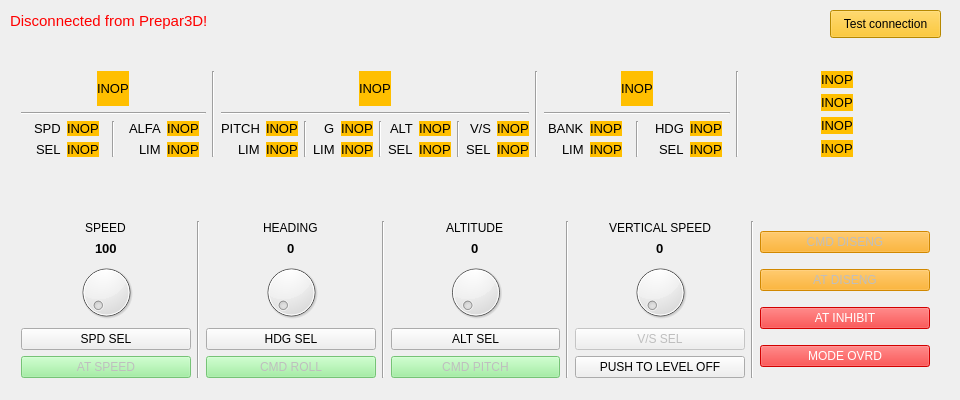
<?xml version="1.0" encoding="UTF-8"?>
<ui version="4.0">
 <class>AFCS_UIClass</class>
 <widget class="QWidget" name="AFCS_UIClass">
  <property name="geometry">
   <rect>
    <x>0</x>
    <y>0</y>
    <width>960</width>
    <height>400</height>
   </rect>
  </property>
  <property name="windowTitle">
   <string>AFCS</string>
  </property>
  <widget class="QLabel" name="CONNECTION_STATUS_LABEL">
   <property name="geometry">
    <rect>
     <x>10</x>
     <y>10</y>
     <width>241</width>
     <height>21</height>
    </rect>
   </property>
   <property name="font">
    <font>
     <pointsize>11</pointsize>
    </font>
   </property>
   <property name="styleSheet">
    <string notr="true">QLabel {color: red}</string>
   </property>
   <property name="text">
    <string>Disconnected from Prepar3D!</string>
   </property>
  </widget>
  <widget class="QWidget" name="horizontalLayoutWidget">
   <property name="geometry">
    <rect>
     <x>10</x>
     <y>60</y>
     <width>931</width>
     <height>108</height>
    </rect>
   </property>
   <layout class="QHBoxLayout" name="FMA_HORIZONTAL_LAYOUT">
    <item>
     <layout class="QVBoxLayout" name="AT_PARAMETERS_VERTICAL_LAYOUT">
      <item alignment="Qt::AlignHCenter">
       <widget class="QLabel" name="AT_MODE_LABEL">
        <property name="font">
         <font>
          <pointsize>10</pointsize>
         </font>
        </property>
        <property name="styleSheet">
         <string notr="true">QLabel {background-color: #FFBF00}</string>
        </property>
        <property name="text">
         <string>INOP</string>
        </property>
        <property name="margin">
         <number>5</number>
        </property>
       </widget>
      </item>
      <item>
       <widget class="Line" name="AT_PARAMETERS_LINE">
        <property name="font">
         <font>
          <pointsize>8</pointsize>
         </font>
        </property>
        <property name="orientation">
         <enum>Qt::Horizontal</enum>
        </property>
       </widget>
      </item>
      <item>
       <layout class="QHBoxLayout" name="SPD_ALFA_HORIZONTAL_LAYOUT">
        <item>
         <layout class="QVBoxLayout" name="SPD_TEXT_VERTICAL_LAYOUT">
          <item alignment="Qt::AlignRight">
           <widget class="QLabel" name="SPD_TEXT_LABEL">
            <property name="font">
             <font>
              <pointsize>10</pointsize>
             </font>
            </property>
            <property name="text">
             <string>SPD</string>
            </property>
           </widget>
          </item>
          <item alignment="Qt::AlignRight">
           <widget class="QLabel" name="SPD_SEL_TEXT_LABEL">
            <property name="font">
             <font>
              <pointsize>10</pointsize>
             </font>
            </property>
            <property name="text">
             <string>SEL</string>
            </property>
           </widget>
          </item>
         </layout>
        </item>
        <item>
         <layout class="QVBoxLayout" name="SPD_VAL_VERTICAL_LAYOUT">
          <item alignment="Qt::AlignLeft">
           <widget class="QLabel" name="SPD_VAL_LABEL">
            <property name="font">
             <font>
              <pointsize>10</pointsize>
             </font>
            </property>
            <property name="styleSheet">
             <string notr="true">QLabel {background-color: #FFBF00}</string>
            </property>
            <property name="text">
             <string>INOP</string>
            </property>
           </widget>
          </item>
          <item alignment="Qt::AlignLeft">
           <widget class="QLabel" name="SPD_SEL_VAL_LABEL">
            <property name="font">
             <font>
              <pointsize>10</pointsize>
             </font>
            </property>
            <property name="styleSheet">
             <string notr="true">QLabel {background-color: #FFBF00}</string>
            </property>
            <property name="text">
             <string>INOP</string>
            </property>
           </widget>
          </item>
         </layout>
        </item>
        <item>
         <widget class="Line" name="SPD_ALFA_LINE">
          <property name="orientation">
           <enum>Qt::Vertical</enum>
          </property>
         </widget>
        </item>
        <item>
         <layout class="QVBoxLayout" name="ALFA_TEXT_VERTICAL_LAYOUT">
          <item alignment="Qt::AlignRight">
           <widget class="QLabel" name="ALFA_TEXT_LABEL">
            <property name="font">
             <font>
              <pointsize>10</pointsize>
             </font>
            </property>
            <property name="text">
             <string>ALFA</string>
            </property>
           </widget>
          </item>
          <item alignment="Qt::AlignRight">
           <widget class="QLabel" name="ALFA_LIM_TEXT_LABEL">
            <property name="font">
             <font>
              <pointsize>10</pointsize>
             </font>
            </property>
            <property name="text">
             <string>LIM</string>
            </property>
           </widget>
          </item>
         </layout>
        </item>
        <item>
         <layout class="QVBoxLayout" name="ALFA_VAL_VERTICAL_LAYOUT">
          <item alignment="Qt::AlignLeft">
           <widget class="QLabel" name="ALFA_VAL_LABEL">
            <property name="font">
             <font>
              <pointsize>10</pointsize>
             </font>
            </property>
            <property name="styleSheet">
             <string notr="true">QLabel {background-color: #FFBF00}</string>
            </property>
            <property name="text">
             <string>INOP</string>
            </property>
           </widget>
          </item>
          <item alignment="Qt::AlignLeft">
           <widget class="QLabel" name="ALFA_LIM_VAL_LABEL">
            <property name="font">
             <font>
              <pointsize>10</pointsize>
             </font>
            </property>
            <property name="styleSheet">
             <string notr="true">QLabel {background-color: #FFBF00}</string>
            </property>
            <property name="text">
             <string>INOP</string>
            </property>
           </widget>
          </item>
         </layout>
        </item>
       </layout>
      </item>
     </layout>
    </item>
    <item>
     <widget class="Line" name="AT_PITCH_LINE">
      <property name="orientation">
       <enum>Qt::Vertical</enum>
      </property>
     </widget>
    </item>
    <item>
     <layout class="QVBoxLayout" name="PITCH_PARAMETERS_VERTICAL_LAYOUT">
      <item alignment="Qt::AlignHCenter">
       <widget class="QLabel" name="PITCH_MODE_LABEL">
        <property name="font">
         <font>
          <pointsize>10</pointsize>
         </font>
        </property>
        <property name="styleSheet">
         <string notr="true">QLabel {background-color: #FFBF00}</string>
        </property>
        <property name="text">
         <string>INOP</string>
        </property>
        <property name="margin">
         <number>5</number>
        </property>
       </widget>
      </item>
      <item>
       <widget class="Line" name="PITCH_PARAMETERS_LINE">
        <property name="orientation">
         <enum>Qt::Horizontal</enum>
        </property>
       </widget>
      </item>
      <item>
       <layout class="QHBoxLayout" name="PITCH_G_ALT_VS_HORIZONTAL_LAYOUT">
        <item>
         <layout class="QVBoxLayout" name="PITCH_TEXT_VERTICAL_LAYOUT">
          <item alignment="Qt::AlignRight">
           <widget class="QLabel" name="PITCH_TEXT_LABEL">
            <property name="font">
             <font>
              <pointsize>10</pointsize>
             </font>
            </property>
            <property name="text">
             <string>PITCH</string>
            </property>
           </widget>
          </item>
          <item alignment="Qt::AlignRight">
           <widget class="QLabel" name="PITCH_LIM_TEXT_LABEL">
            <property name="font">
             <font>
              <pointsize>10</pointsize>
             </font>
            </property>
            <property name="text">
             <string>LIM</string>
            </property>
           </widget>
          </item>
         </layout>
        </item>
        <item>
         <layout class="QVBoxLayout" name="PITCH_VAL_VERTICAL_LAYOUT">
          <item alignment="Qt::AlignLeft">
           <widget class="QLabel" name="PITCH_VAL_LABEL">
            <property name="font">
             <font>
              <pointsize>10</pointsize>
             </font>
            </property>
            <property name="styleSheet">
             <string notr="true">QLabel {background-color: #FFBF00}</string>
            </property>
            <property name="text">
             <string>INOP</string>
            </property>
           </widget>
          </item>
          <item alignment="Qt::AlignLeft">
           <widget class="QLabel" name="PITCH_LIM_VAL_LABEL">
            <property name="font">
             <font>
              <pointsize>10</pointsize>
             </font>
            </property>
            <property name="styleSheet">
             <string notr="true">QLabel {background-color: #FFBF00}</string>
            </property>
            <property name="text">
             <string>INOP</string>
            </property>
           </widget>
          </item>
         </layout>
        </item>
        <item>
         <widget class="Line" name="PITCH_G_LINE">
          <property name="orientation">
           <enum>Qt::Vertical</enum>
          </property>
         </widget>
        </item>
        <item>
         <layout class="QVBoxLayout" name="G_TEXT_VERTICAL_LAYOUT">
          <item alignment="Qt::AlignRight">
           <widget class="QLabel" name="G_TEXT_LABEL">
            <property name="font">
             <font>
              <pointsize>10</pointsize>
             </font>
            </property>
            <property name="text">
             <string>G</string>
            </property>
           </widget>
          </item>
          <item alignment="Qt::AlignRight">
           <widget class="QLabel" name="G_LIM_TEXT_LABEL">
            <property name="font">
             <font>
              <pointsize>10</pointsize>
             </font>
            </property>
            <property name="text">
             <string>LIM</string>
            </property>
           </widget>
          </item>
         </layout>
        </item>
        <item>
         <layout class="QVBoxLayout" name="G_VAL_VERTICAL_LAYOUT">
          <item alignment="Qt::AlignLeft">
           <widget class="QLabel" name="G_VAL_LABEL">
            <property name="font">
             <font>
              <pointsize>10</pointsize>
             </font>
            </property>
            <property name="styleSheet">
             <string notr="true">QLabel {background-color: #FFBF00}</string>
            </property>
            <property name="text">
             <string>INOP</string>
            </property>
           </widget>
          </item>
          <item alignment="Qt::AlignLeft">
           <widget class="QLabel" name="G_LIM_VAL_LABEL">
            <property name="font">
             <font>
              <pointsize>10</pointsize>
             </font>
            </property>
            <property name="styleSheet">
             <string notr="true">QLabel {background-color: #FFBF00}</string>
            </property>
            <property name="text">
             <string>INOP</string>
            </property>
           </widget>
          </item>
         </layout>
        </item>
        <item>
         <widget class="Line" name="G_ALT_LINE">
          <property name="orientation">
           <enum>Qt::Vertical</enum>
          </property>
         </widget>
        </item>
        <item>
         <layout class="QVBoxLayout" name="ALT_TEXT_VERTICAL_LAYOUT">
          <item alignment="Qt::AlignRight">
           <widget class="QLabel" name="ALT_TEXT_LABEL">
            <property name="font">
             <font>
              <pointsize>10</pointsize>
             </font>
            </property>
            <property name="text">
             <string>ALT</string>
            </property>
           </widget>
          </item>
          <item alignment="Qt::AlignRight">
           <widget class="QLabel" name="ALT_SEL_TEXT_LABEL">
            <property name="font">
             <font>
              <pointsize>10</pointsize>
             </font>
            </property>
            <property name="text">
             <string>SEL</string>
            </property>
           </widget>
          </item>
         </layout>
        </item>
        <item>
         <layout class="QVBoxLayout" name="ALT_VAL_VERTICAL_LAYOUT">
          <item alignment="Qt::AlignLeft">
           <widget class="QLabel" name="ALT_VAL_LABEL">
            <property name="font">
             <font>
              <pointsize>10</pointsize>
             </font>
            </property>
            <property name="styleSheet">
             <string notr="true">QLabel {background-color: #FFBF00}</string>
            </property>
            <property name="text">
             <string>INOP</string>
            </property>
           </widget>
          </item>
          <item alignment="Qt::AlignLeft">
           <widget class="QLabel" name="ALT_SEL_VAL_LABEL">
            <property name="font">
             <font>
              <pointsize>10</pointsize>
             </font>
            </property>
            <property name="styleSheet">
             <string notr="true">QLabel {background-color: #FFBF00}</string>
            </property>
            <property name="text">
             <string>INOP</string>
            </property>
           </widget>
          </item>
         </layout>
        </item>
        <item>
         <widget class="Line" name="ALT_VS_LINE">
          <property name="orientation">
           <enum>Qt::Vertical</enum>
          </property>
         </widget>
        </item>
        <item>
         <layout class="QVBoxLayout" name="VS_TEXT_VERTICAL_LAYOUT">
          <item alignment="Qt::AlignRight">
           <widget class="QLabel" name="VS_TEXT_LABEL">
            <property name="font">
             <font>
              <pointsize>10</pointsize>
             </font>
            </property>
            <property name="text">
             <string>V/S</string>
            </property>
           </widget>
          </item>
          <item alignment="Qt::AlignRight">
           <widget class="QLabel" name="VS_SEL_TEXT_LABEL">
            <property name="font">
             <font>
              <pointsize>10</pointsize>
             </font>
            </property>
            <property name="text">
             <string>SEL</string>
            </property>
           </widget>
          </item>
         </layout>
        </item>
        <item>
         <layout class="QVBoxLayout" name="VS_VAL_VERTICAL_LAYOUT">
          <item alignment="Qt::AlignLeft">
           <widget class="QLabel" name="VS_VAL_LABEL">
            <property name="font">
             <font>
              <pointsize>10</pointsize>
             </font>
            </property>
            <property name="styleSheet">
             <string notr="true">QLabel {background-color: #FFBF00}</string>
            </property>
            <property name="text">
             <string>INOP</string>
            </property>
           </widget>
          </item>
          <item alignment="Qt::AlignLeft">
           <widget class="QLabel" name="VS_SEL_VAL_LABEL">
            <property name="font">
             <font>
              <pointsize>10</pointsize>
             </font>
            </property>
            <property name="styleSheet">
             <string notr="true">QLabel {background-color: #FFBF00}</string>
            </property>
            <property name="text">
             <string>INOP</string>
            </property>
           </widget>
          </item>
         </layout>
        </item>
       </layout>
      </item>
     </layout>
    </item>
    <item>
     <widget class="Line" name="PITCH_ROLL_LINE">
      <property name="orientation">
       <enum>Qt::Vertical</enum>
      </property>
     </widget>
    </item>
    <item>
     <layout class="QVBoxLayout" name="ROLL_PARAMETERS_VERTICAL_LAYOUT">
      <item alignment="Qt::AlignHCenter">
       <widget class="QLabel" name="ROLL_MODE_LABEL">
        <property name="font">
         <font>
          <pointsize>10</pointsize>
         </font>
        </property>
        <property name="styleSheet">
         <string notr="true">QLabel {background-color: #FFBF00}</string>
        </property>
        <property name="text">
         <string>INOP</string>
        </property>
        <property name="margin">
         <number>5</number>
        </property>
       </widget>
      </item>
      <item>
       <widget class="Line" name="ROLL_PARAMETERS_LINE">
        <property name="orientation">
         <enum>Qt::Horizontal</enum>
        </property>
       </widget>
      </item>
      <item>
       <layout class="QHBoxLayout" name="BANK_HDG_HORIZONTAL_LAYOUT">
        <item>
         <layout class="QVBoxLayout" name="BANK_TEXT_VERTICAL_LAYOUT">
          <item alignment="Qt::AlignRight">
           <widget class="QLabel" name="BANK_TEXT_LABEL">
            <property name="font">
             <font>
              <pointsize>10</pointsize>
             </font>
            </property>
            <property name="text">
             <string>BANK</string>
            </property>
           </widget>
          </item>
          <item alignment="Qt::AlignRight">
           <widget class="QLabel" name="BANK_LIM_TEXT_LABEL">
            <property name="font">
             <font>
              <pointsize>10</pointsize>
             </font>
            </property>
            <property name="text">
             <string>LIM</string>
            </property>
           </widget>
          </item>
         </layout>
        </item>
        <item>
         <layout class="QVBoxLayout" name="BANK_VAL_VERTICAL_LAYOUT">
          <item alignment="Qt::AlignLeft">
           <widget class="QLabel" name="BANK_VAL_LABEL">
            <property name="font">
             <font>
              <pointsize>10</pointsize>
             </font>
            </property>
            <property name="styleSheet">
             <string notr="true">QLabel {background-color: #FFBF00}</string>
            </property>
            <property name="text">
             <string>INOP</string>
            </property>
           </widget>
          </item>
          <item alignment="Qt::AlignLeft">
           <widget class="QLabel" name="BANK_LIM_VAL_LABEL">
            <property name="font">
             <font>
              <pointsize>10</pointsize>
             </font>
            </property>
            <property name="styleSheet">
             <string notr="true">QLabel {background-color: #FFBF00}</string>
            </property>
            <property name="text">
             <string>INOP</string>
            </property>
           </widget>
          </item>
         </layout>
        </item>
        <item>
         <widget class="Line" name="BANK_HDG_LINE">
          <property name="orientation">
           <enum>Qt::Vertical</enum>
          </property>
         </widget>
        </item>
        <item>
         <layout class="QVBoxLayout" name="HDG_TEXT_VERTICAL_LAYOUT">
          <item alignment="Qt::AlignRight">
           <widget class="QLabel" name="HDG_TEXT_LABEL">
            <property name="font">
             <font>
              <pointsize>10</pointsize>
             </font>
            </property>
            <property name="text">
             <string>HDG</string>
            </property>
           </widget>
          </item>
          <item alignment="Qt::AlignRight">
           <widget class="QLabel" name="HDG_SEL_TEXT_LABEL">
            <property name="font">
             <font>
              <pointsize>10</pointsize>
             </font>
            </property>
            <property name="text">
             <string>SEL</string>
            </property>
           </widget>
          </item>
         </layout>
        </item>
        <item>
         <layout class="QVBoxLayout" name="HDG_VAL_VERTICAL_LAYOUT">
          <item alignment="Qt::AlignLeft">
           <widget class="QLabel" name="HDG_VAL_LABEL">
            <property name="font">
             <font>
              <pointsize>10</pointsize>
             </font>
            </property>
            <property name="styleSheet">
             <string notr="true">QLabel {background-color: #FFBF00}</string>
            </property>
            <property name="text">
             <string>INOP</string>
            </property>
           </widget>
          </item>
          <item alignment="Qt::AlignLeft">
           <widget class="QLabel" name="HDG_SEL_VAL_LABEL">
            <property name="font">
             <font>
              <pointsize>10</pointsize>
             </font>
            </property>
            <property name="styleSheet">
             <string notr="true">QLabel {background-color: #FFBF00}</string>
            </property>
            <property name="text">
             <string>INOP</string>
            </property>
           </widget>
          </item>
         </layout>
        </item>
       </layout>
      </item>
     </layout>
    </item>
    <item>
     <widget class="Line" name="HDG_AFCS_STATUS_LINE">
      <property name="orientation">
       <enum>Qt::Vertical</enum>
      </property>
     </widget>
    </item>
    <item>
     <layout class="QVBoxLayout" name="AFCS_STATUS_VERTICAL_LAYOUT">
      <item alignment="Qt::AlignHCenter">
       <widget class="QLabel" name="AFCS_ACTIVE_MODE_LABEL">
        <property name="font">
         <font>
          <pointsize>10</pointsize>
         </font>
        </property>
        <property name="styleSheet">
         <string notr="true">QLabel {background-color: #FFBF00}</string>
        </property>
        <property name="text">
         <string>INOP</string>
        </property>
       </widget>
      </item>
      <item alignment="Qt::AlignHCenter">
       <widget class="QLabel" name="AFCS_CMD_PITCH_STATUS_LABEL">
        <property name="font">
         <font>
          <pointsize>10</pointsize>
         </font>
        </property>
        <property name="styleSheet">
         <string notr="true">QLabel {background-color: #FFBF00}</string>
        </property>
        <property name="text">
         <string>INOP</string>
        </property>
       </widget>
      </item>
      <item alignment="Qt::AlignHCenter">
       <widget class="QLabel" name="AFCS_CMD_ROLL_STATUS_LABEL">
        <property name="font">
         <font>
          <pointsize>10</pointsize>
         </font>
        </property>
        <property name="styleSheet">
         <string notr="true">QLabel {background-color: #FFBF00}</string>
        </property>
        <property name="text">
         <string>INOP</string>
        </property>
       </widget>
      </item>
      <item alignment="Qt::AlignHCenter">
       <widget class="QLabel" name="AFCS_AT_STATUS_LABEL">
        <property name="font">
         <font>
          <pointsize>10</pointsize>
         </font>
        </property>
        <property name="styleSheet">
         <string notr="true">QLabel {background-color: #FFBF00}</string>
        </property>
        <property name="text">
         <string>INOP</string>
        </property>
       </widget>
      </item>
     </layout>
    </item>
   </layout>
  </widget>
  <widget class="QPushButton" name="TEST_CONNECTION_PUSH_BUTTON">
   <property name="geometry">
    <rect>
     <x>830</x>
     <y>10</y>
     <width>111</width>
     <height>28</height>
    </rect>
   </property>
   <property name="styleSheet">
    <string notr="true">QPushButton {background-color: #FFBF00}</string>
   </property>
   <property name="text">
    <string>Test connection</string>
   </property>
  </widget>
  <widget class="QWidget" name="horizontalLayoutWidget_2">
   <property name="geometry">
    <rect>
     <x>10</x>
     <y>210</y>
     <width>931</width>
     <height>179</height>
    </rect>
   </property>
   <layout class="QHBoxLayout" name="AUTO_FLT_HORIZONTAL_LAYOUT">
    <item>
     <layout class="QVBoxLayout" name="SPEED_VERTICAL_LAYOUT">
      <item alignment="Qt::AlignHCenter">
       <widget class="QLabel" name="SPEED_TEXT_LABEL">
        <property name="text">
         <string>SPEED</string>
        </property>
       </widget>
      </item>
      <item alignment="Qt::AlignHCenter">
       <widget class="QLabel" name="SPEED_WINDOW_LABEL">
        <property name="font">
         <font>
          <pointsize>10</pointsize>
          <weight>75</weight>
          <bold>true</bold>
         </font>
        </property>
        <property name="text">
         <string>100</string>
        </property>
       </widget>
      </item>
      <item>
       <widget class="QDial" name="SPEED_DIAL">
        <property name="minimum">
         <number>100</number>
        </property>
        <property name="maximum">
         <number>400</number>
        </property>
        <property name="singleStep">
         <number>5</number>
        </property>
       </widget>
      </item>
      <item>
       <widget class="QPushButton" name="SPD_SEL_PUSH_BUTTON">
        <property name="text">
         <string>SPD SEL</string>
        </property>
       </widget>
      </item>
      <item>
       <widget class="QPushButton" name="AT_SPEED_PUSH_BUTTON">
        <property name="enabled">
         <bool>false</bool>
        </property>
        <property name="styleSheet">
         <string notr="true">background-color: lightgreen</string>
        </property>
        <property name="text">
         <string>AT SPEED</string>
        </property>
       </widget>
      </item>
     </layout>
    </item>
    <item>
     <widget class="Line" name="SPEED_HEADING_LINE">
      <property name="orientation">
       <enum>Qt::Vertical</enum>
      </property>
     </widget>
    </item>
    <item>
     <layout class="QVBoxLayout" name="HEADING_VERTICAL_LAYOUT">
      <item alignment="Qt::AlignHCenter">
       <widget class="QLabel" name="HEADING_TEXT_LABEL">
        <property name="text">
         <string>HEADING</string>
        </property>
       </widget>
      </item>
      <item alignment="Qt::AlignHCenter">
       <widget class="QLabel" name="HEADING_WINDOW_LABEL">
        <property name="font">
         <font>
          <pointsize>10</pointsize>
          <weight>75</weight>
          <bold>true</bold>
         </font>
        </property>
        <property name="text">
         <string>0</string>
        </property>
       </widget>
      </item>
      <item>
       <widget class="QDial" name="HEADING_DIAL">
        <property name="maximum">
         <number>359</number>
        </property>
       </widget>
      </item>
      <item>
       <widget class="QPushButton" name="HDG_SEL_PUSH_BUTTON">
        <property name="text">
         <string>HDG SEL</string>
        </property>
       </widget>
      </item>
      <item>
       <widget class="QPushButton" name="CMD_ROLL_PUSH_BUTTON">
        <property name="enabled">
         <bool>false</bool>
        </property>
        <property name="styleSheet">
         <string notr="true">background-color: lightgreen</string>
        </property>
        <property name="text">
         <string>CMD ROLL</string>
        </property>
       </widget>
      </item>
     </layout>
    </item>
    <item>
     <widget class="Line" name="HEADING_ALTITUDE_LINE">
      <property name="orientation">
       <enum>Qt::Vertical</enum>
      </property>
     </widget>
    </item>
    <item>
     <layout class="QVBoxLayout" name="ALTITUDE_VERTICAL_LAYOUT">
      <item alignment="Qt::AlignHCenter">
       <widget class="QLabel" name="ALTITUDE_TEXT_LABEL">
        <property name="text">
         <string>ALTITUDE</string>
        </property>
       </widget>
      </item>
      <item alignment="Qt::AlignHCenter">
       <widget class="QLabel" name="ALTITUDE_WINDOW_LABEL">
        <property name="font">
         <font>
          <pointsize>10</pointsize>
          <weight>75</weight>
          <bold>true</bold>
         </font>
        </property>
        <property name="text">
         <string>0</string>
        </property>
       </widget>
      </item>
      <item>
       <widget class="QDial" name="ALTITUDE_DIAL">
        <property name="maximum">
         <number>30000</number>
        </property>
        <property name="singleStep">
         <number>100</number>
        </property>
        <property name="pageStep">
         <number>1000</number>
        </property>
       </widget>
      </item>
      <item>
       <widget class="QPushButton" name="ALT_SEL_PUSH_BUTTON">
        <property name="text">
         <string>ALT SEL</string>
        </property>
       </widget>
      </item>
      <item>
       <widget class="QPushButton" name="CMD_PITCH_PUSH_BUTTON">
        <property name="enabled">
         <bool>false</bool>
        </property>
        <property name="styleSheet">
         <string notr="true">background-color: lightgreen</string>
        </property>
        <property name="text">
         <string>CMD PITCH</string>
        </property>
       </widget>
      </item>
     </layout>
    </item>
    <item>
     <widget class="Line" name="ALTITUDE_VS_LINE">
      <property name="orientation">
       <enum>Qt::Vertical</enum>
      </property>
     </widget>
    </item>
    <item>
     <layout class="QVBoxLayout" name="VERTICAL_SPEED_VERTICAL_LAYOUT">
      <item alignment="Qt::AlignHCenter">
       <widget class="QLabel" name="VERTICAL_SPEED_TEXT_LABEL">
        <property name="text">
         <string>VERTICAL SPEED</string>
        </property>
       </widget>
      </item>
      <item alignment="Qt::AlignHCenter">
       <widget class="QLabel" name="VERTICAL_SPEED_WINDOW_LABEL">
        <property name="font">
         <font>
          <pointsize>10</pointsize>
          <weight>75</weight>
          <bold>true</bold>
         </font>
        </property>
        <property name="text">
         <string>0</string>
        </property>
       </widget>
      </item>
      <item>
       <widget class="QDial" name="VERTICAL_SPEED_DIAL">
        <property name="minimum">
         <number>0</number>
        </property>
        <property name="maximum">
         <number>3000</number>
        </property>
        <property name="singleStep">
         <number>100</number>
        </property>
        <property name="pageStep">
         <number>100</number>
        </property>
       </widget>
      </item>
      <item>
       <widget class="QPushButton" name="VERTICAL_SPEED_SEL_PUSH_BUTTON">
        <property name="enabled">
         <bool>false</bool>
        </property>
        <property name="text">
         <string>V/S SEL</string>
        </property>
       </widget>
      </item>
      <item>
       <widget class="QPushButton" name="PUSH_TO_LEVEL_OFF_PUSH_BUTTON">
        <property name="text">
         <string>PUSH TO LEVEL OFF</string>
        </property>
       </widget>
      </item>
     </layout>
    </item>
    <item>
     <widget class="Line" name="VS_AUTO_FLT_CTL_LINE">
      <property name="orientation">
       <enum>Qt::Vertical</enum>
      </property>
     </widget>
    </item>
    <item>
     <layout class="QVBoxLayout" name="AUTO_FLT_CTL_VERTICAL_LAYOUT">
      <item>
       <widget class="QPushButton" name="CMD_DISENG_PUSH_BUTTON">
        <property name="enabled">
         <bool>false</bool>
        </property>
        <property name="styleSheet">
         <string notr="true">background-color: orange</string>
        </property>
        <property name="text">
         <string>CMD DISENG</string>
        </property>
       </widget>
      </item>
      <item>
       <widget class="QPushButton" name="AT_DISENG_PUSH_BUTTON">
        <property name="enabled">
         <bool>false</bool>
        </property>
        <property name="styleSheet">
         <string notr="true">background-color: orange</string>
        </property>
        <property name="text">
         <string>AT DISENG</string>
        </property>
       </widget>
      </item>
      <item>
       <widget class="QPushButton" name="AT_INHIBIT_PUSH_BUTTON">
        <property name="enabled">
         <bool>false</bool>
        </property>
        <property name="styleSheet">
         <string notr="true">background-color: red; color: white</string>
        </property>
        <property name="text">
         <string>AT INHIBIT</string>
        </property>
       </widget>
      </item>
      <item>
       <widget class="QPushButton" name="MODE_OVRD_PUSH_BUTTON">
        <property name="enabled">
         <bool>false</bool>
        </property>
        <property name="styleSheet">
         <string notr="true">background-color: red; color: white</string>
        </property>
        <property name="text">
         <string>MODE OVRD</string>
        </property>
       </widget>
      </item>
     </layout>
    </item>
   </layout>
  </widget>
 </widget>
 <layoutdefault spacing="6" margin="11"/>
 <resources>
  <include location="AFCS_UI.qrc"/>
 </resources>
 <connections/>
</ui>
